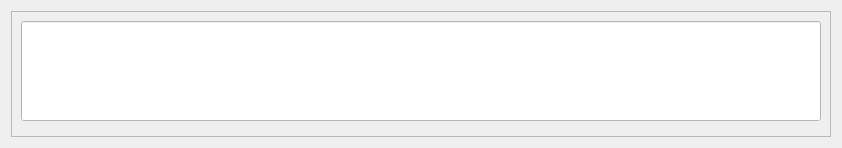
            <widget class="QWidget" name="page_4">
             <layout class="QVBoxLayout" name="verticalLayout_39">
              <item>
               <widget class="QFrame" name="frame_170">
                <property name="frameShape">
                 <enum>QFrame::StyledPanel</enum>
                </property>
                <property name="frameShadow">
                 <enum>QFrame::Raised</enum>
                </property>
                <layout class="QVBoxLayout" name="verticalLayout_104">
                 <item>
                  <widget class="QLineEdit" name="keyboard_lineEdit">
                   <property name="minimumSize">
                    <size>
                     <width>0</width>
                     <height>100</height>
                    </size>
                   </property>
                   <property name="font">
                    <font>
                     <pointsize>20</pointsize>
                    </font>
                   </property>
                   <property name="styleSheet">
                    <string notr="true">background-color:white; color:black;</string>
                   </property>
                  </widget>
                 </item>
                 <item alignment="Qt::AlignHCenter">
                  <widget class="QWidget" name="keyboard_widget" native="true">
                   <property name="minimumSize">
                    <size>
                     <width>800</width>
                     <height>0</height>
                    </size>
                   </property>
                  </widget>
                 </item>
                </layout>
               </widget>
              </item>
             </layout>
            </widget>
